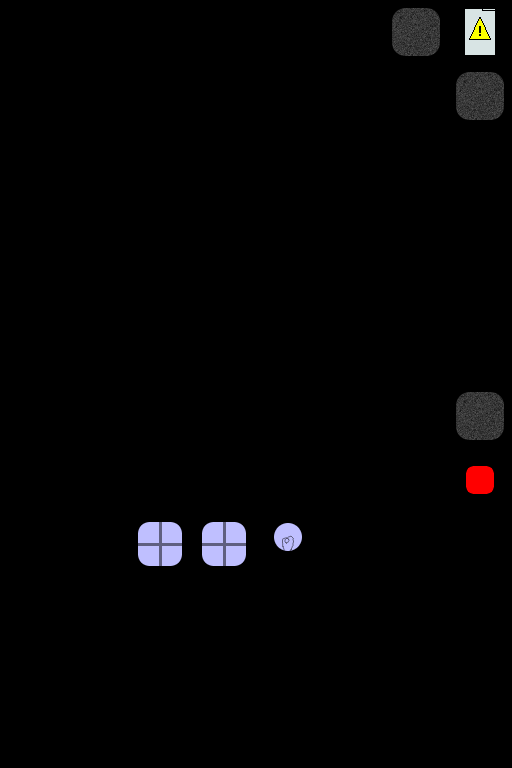

This is a level from a 2D game, rendered from its Tiled map with the project's own tilesets. A one-line summary and the complete map file follow:
An orthogonal 8x12 tile map with 64x64 px tiles, 3 tile layers (Wires, Wires2, Widgets).

<map version="1.0" tiledversion="1.0.1" orientation="orthogonal" renderorder="right-down" width="8" height="12" tilewidth="64" tileheight="64" nextobjectid="2">
 <tileset firstgid="1" source="../widget_tileset.tsx" />
 <layer name="Wires" width="8" height="12">
  <data encoding="csv">
0,0,0,0,0,0,0,0,
0,0,0,0,0,0,0,6,
0,6,0,0,0,0,5,6,
0,0,0,0,0,0,0,6,
0,0,0,0,0,0,0,6,
0,0,0,0,0,0,0,6,
0,0,0,0,0,0,0,6,
0,6,0,0,0,0,5,6,
0,0,0,0,0,0,0,0,
0,0,0,0,0,0,0,0,
0,0,0,0,0,0,0,0,
0,0,0,0,0,0,0,0
</data>
 </layer>
 <layer name="Wires2" width="8" height="12">
  <data encoding="csv">
0,0,0,0,0,0,0,0,
0,0,0,0,0,0,0,0,
0,0,0,0,0,0,6,0,
0,0,0,0,0,0,0,0,
0,0,0,0,0,0,0,0,
0,0,0,0,0,0,0,0,
0,0,0,0,0,0,0,0,
0,0,0,0,0,0,0,0,
0,0,0,0,0,0,0,0,
0,0,0,0,0,0,0,0,
0,0,0,0,0,0,0,0,
0,0,0,0,0,0,0,0
</data>
 </layer>
 <layer name="Widgets" width="8" height="12">
  <data encoding="csv">
0,0,0,0,0,0,4,7,
0,0,0,0,0,0,0,4,
0,0,0,0,0,0,0,0,
0,0,0,0,0,0,0,0,
0,0,0,0,0,0,0,0,
0,0,0,0,0,0,0,0,
0,0,0,0,0,0,0,4,
0,0,0,0,0,0,0,2,
8,8,3,3,1,14,0,0,
0,0,0,0,0,0,0,0,
0,0,0,0,0,0,0,0,
0,0,0,0,0,0,0,0
</data>
 </layer>
</map>
